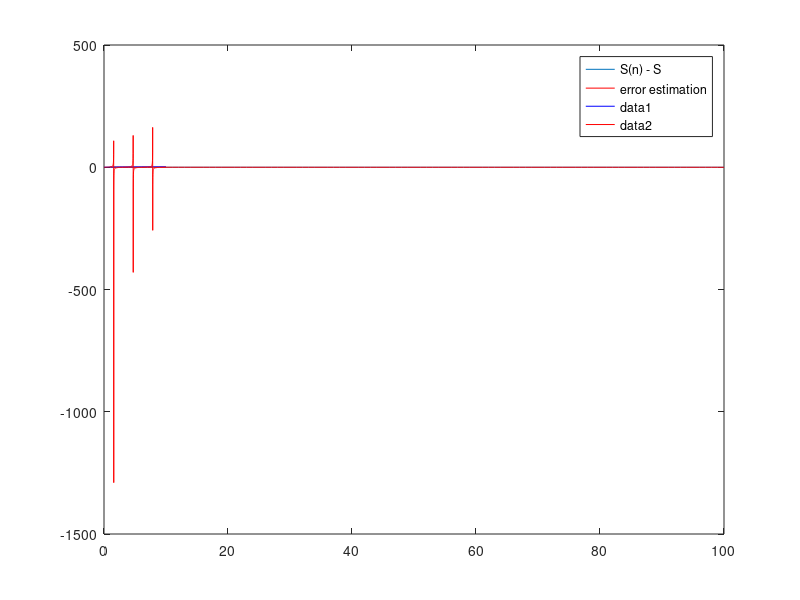

Here is the MATLAB script that generated this plot: (Note: this script raises an error after producing the figure.)
%% 1
clear;clc;
inf = 10000;
S = 0;
N = 100;
SnMas(N) = 0;
for n = 1:inf
    S = S + 1/(n * factorial(n));
    if n <= N
        SnMas(n) = S;
    end
end 
grid = linspace(1, N, N);
plot(grid, SnMas - S);
hold on;
psi = ones(1, N) ./ grid;
plot(grid, psi, 'r');
hold off;
legend ('S(n) - S', 'error estimation')
%% 2
clear;clc;
fun = @(x) sqrt(x) - tan(x);
grid = linspace(0, 10, 1000);
hold on;
plot(grid, sqrt(grid), 'b');
plot(grid, tan(grid), 'r');
x0 = ginput(10);
for i = 1:size(x0, 1)
    plot(x0(i, 1), x0(i, 2), '*r');
    options = optimset('Display','iter');
    approx_root = fzero(fun, x0(i, 1), options);
    discrepancy = fun(approx_root);
    fprintf(num2str(x0(i, 1)));
    fprintf('\n');
    fprintf(num2str(approx_root));
    fprintf('\n');
    fprintf(num2str(discrepancy));
    fprintf('\n');  
    plot(approx_root, sqrt(approx_root), 's', 'MarkerFaceColor', 'green', 'MarkerSize', 8);
end
hold off;
%% 9
clear;clc;
f = @(x) x(1)^2 + x(2)^2 + x(1)^2 * x(2)^2 + exp(x(1)^2 + x(2)^2);
gradf = @(x) [2 * x(1) + 2 * x(1) * x(2)^2 + exp(x(1)^2 + x(2)^2) * 2 * x(1)
             2 * x(2) + 2 * x(2) * x(1)^2 + exp(x(1)^2 + x(2)^2) * 2 * x(2)];
gessianf = @(x)[2 + 2 * x(2)^2 + 2 * exp(x(1)^2 + x(2)^2) * 2 * x(1) * x(1) + 2 * exp(x(1)^2 + x(2)^2), 2 * x(1) * 2 * x(2) + exp(x(1)^2 + x(2)^2) * 2 * x(1) * 2 * x(2)
           2 * x(2) * 2 * x(1) + exp(x(1)^2 + x(2)^2) * 2 * x(2) * 2 * x(1), 2 + 2 * x(1)^2 + exp(x(1)^2 + x(2)^2) * 2 * x(2) * 2 * x(2) + exp(x(1)^2 + x(2)^2) * 2];
x_startf = [-3; 4];

g = @(x) sin(x(1)) * cos(x(2)) + x(1)^2 + x(2)^4;
gradg = @(x) [cos(x(1)) * cos(x(2)) + 2 * x(1)
               sin(x(1)) * -sin(x(2)) + 4 * x(2)^3];
gessiang = @(x) [-sin(x(1)) * cos(x(2)) + 2, cos(x(1)) * -sin(x(2))
                   cos(x(1)) * -sin(x(2)), sin(x(1)) * -cos(x(2)) + 12 * x(2)^2];
x_startg = [2,3];
[xmin,fmin] = Newton_min(g, gradg, gessiang, x_startg, 1e-3);

h = @(x) x^2 + sin(x);
gradh = @(x) 2*x + cos(x);
gessianh = @(x) 2 - sin(x);
x_starth = 1;
[xminNewton, fminNewton] = Newton_min(h, gradh, gessianh, x_starth, 0.01);
xminbnd = fminbnd(h, -9, 9);
xminNewton
xminbnd
%% 10
clear;clc;
original_function_figure = figure('Name', 'Original function', 'NumberTitle', 'off');
step = 0.1;
inpLims = [-10, 10];
outLims = [-100, 100];
grid = linspace(inpLims(1), inpLims(2), 1000);
plot (grid, func4(grid));
title('Original function plot');
transform_function_figure = figure('Name', 'Fourier transform', 'NumberTitle', 'off');
plotFT(transform_function_figure, @func4, [], step, inpLims, outLims);

function val = func1(t)
    val = (ones(size(t)) - (cos(t)).^2) ./ t;
end

function val = FTfunc1(h)
    real = zeros(size(h));
    imaginary =  pi/4 * (sign(h-2) - 2 * sign(h) + sign(h+2));
    val = complex(real, imaginary);
end

function val = func2(t)
    val = t .* exp((-2) * t.^2);
end

function val = FTfunc2(h)
    real = zeros(size(h));
    imaginary =  -sqrt(pi/2) * h/4 .* exp(-h.^2/8);
    val = complex(real, imaginary);
end

function val = func3(t)
    val = 2 * ones(size(t)) ./ (ones(size(t)) - 3 * t.^6);
end

function val = func4(t)
    val = exp(-5 * abs(t)) .* log(3 * ones(size(t)) + t.^4);
end